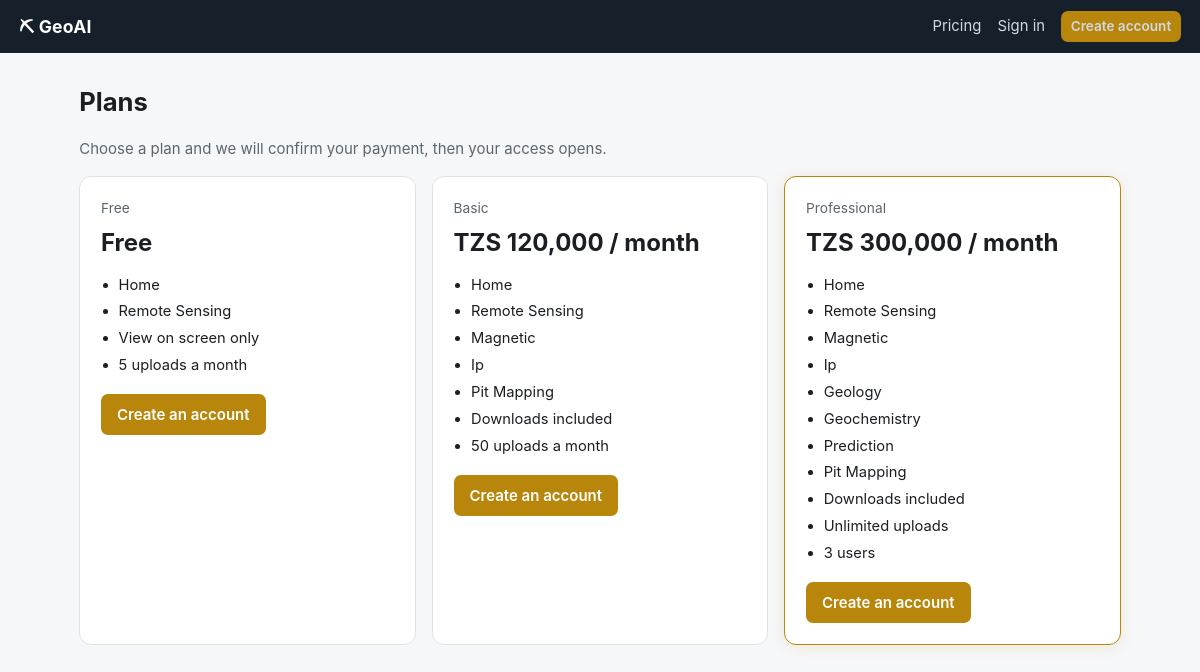
/pricing, run on the app's committed database.
### portal/models.py (models this page shows, shortened)
class Plan(db.Model):
    __tablename__ = "plans"
    id = db.Column(db.Integer, primary_key=True)
    code = db.Column(db.String(32), unique=True, nullable=False)        # free, basic, pro
    name = db.Column(db.String(80), nullable=False)
    price = db.Column(db.Float, nullable=False, default=0.0)
    currency = db.Column(db.String(8), nullable=False, default="TZS")
    period_days = db.Column(db.Integer, nullable=False, default=30)
    sections = db.Column(db.Text, nullable=False, default="")           # comma-separated keys of SECTIONS
    can_download = db.Column(db.Boolean, nullable=False, default=False)
    max_uploads_per_month = db.Column(db.Integer, nullable=False, default=0)   # 0 = no limit
    seats = db.Column(db.Integer, nullable=False, default=1)
    is_public = db.Column(db.Boolean, nullable=False, default=True)     # shown on the pricing page
    sort = db.Column(db.Integer, nullable=False, default=0)
    @property
    def section_list(self):
        return [s for s in (self.sections or "").split(",") if s]
    @property
    def price_label(self):
        if self.price <= 0:
            return "Free"
        per = {30: "month", 31: "month", 90: "quarter", 365: "year"}.get(self.period_days,
                                                                         f"{self.period_days} days")
        return f"{self.currency} {self.price:,.0f} / {per}"

### portal/billing.py (the view)
@bp.route("/pricing")
def pricing():
    plans = Plan.query.filter_by(is_public=True).order_by(Plan.sort).all()
    return render_template("pricing.html", plans=plans, provider=current_app.config["PAYMENT_PROVIDER"])

### portal/templates/pricing.html (shortened to what this page needs)
{% extends "base.html" %}
{% block body %}
<h1>Plans</h1>
{% if provider == 'manual' %}
<p class="muted">Choose a plan and we will confirm your payment, then your access opens.</p>
{% endif %}
<div class="grid g3">
  {% for p in plans %}
  <div class="plan {% if p.code == 'pro' %}featured{% endif %}">
    <div class="small muted">{{ p.name }}</div>
    <div class="price">{{ p.price_label }}</div>
    <ul>
      {% for s in p.section_list %}<li>{{ s.replace('-', ' ')|title }}</li>{% endfor %}
      <li>{{ 'Downloads included' if p.can_download else 'View on screen only' }}</li>
      <li>{{ p.max_uploads_per_month ~ ' uploads a month' if p.max_uploads_per_month else 'Unlimited uploads' }}</li>
      {% if p.seats > 1 %}<li>{{ p.seats }} users</li>{% endif %}
    </ul>
    {% if current_user.is_authenticated %}
      {% if p.price > 0 %}<a class="btn" href="{{ url_for('billing.subscribe', code=p.code) }}">Choose {{ p.name }}</a>
      {% else %}<span class="tag no">Included with every account</span>{% endif %}
    {% else %}
      <a class="btn" href="{{ url_for('auth.register') }}">Create an account</a>
    {% endif %}
  </div>
  {% endfor %}
</div>
{% endblock %}

### portal/static/style.css (style rules this page uses)
:root { --ink:#1b1f23; --muted:#5b6670; --line:#dfe3e8; --bg:#f6f7f9; --card:#fff; --gold:#b8860b; --gold-dark:#8a6508; --ok:#1e7d44; --ok2:#176b3a; --err:#b3261e; --warn:#8a6508; }
* { box-sizing:border-box }
body { margin:0;font:15px/1.55 -apple-system,BlinkMacSystemFont,"Segoe UI",Roboto,Helvetica,Arial,sans-serif; color:var(--ink);background:var(--bg) }
a { color:var(--gold-dark) }
h1 { font-size:1.6rem;margin:.2rem 0 1rem }
.grid { display:grid;gap:1rem }
.g3 { grid-template-columns:repeat(auto-fit,minmax(220px,1fr)) }
.btn { display:inline-block;background:var(--gold);color:#fff;border:0;border-radius:7px;padding:.55rem 1rem; font:inherit;font-weight:600;cursor:pointer;text-decoration:none }
.muted { color:var(--muted) }
.small { font-size:.86rem }
.plan { background:var(--card);border:1px solid var(--line);border-radius:12px;padding:1.3rem }
.plan.featured { border-color:var(--gold);box-shadow:0 2px 14px rgba(184,134,11,.14) }
.plan .price { font-size:1.5rem;font-weight:700;margin:.3rem 0 .8rem }
.plan ul { margin:.6rem 0 1.1rem;padding-left:1.1rem;font-size:.92rem }
.plan li { margin:.25rem 0 }

### data on the page
Plan: name "Free", price_label "Free", replace "Home" "Remote Sensing", can_download "View on screen only", max_uploads_per_month "5 uploads a month"
Plan: name "Basic", price_label "TZS 120,000 / month", replace "Home" "Remote Sensing" "Magnetic" "Ip" "Pit Mapping", can_download "Downloads included", max_uploads_per_month "50 uploads a month"
Plan: name "Professional", price_label "TZS 300,000 / month", replace "Home" "Remote Sensing" "Magnetic" "Ip" "Geology" "Geochemistry" "Prediction" "Pit Mapping", can_download "Downloads included", max_uploads_per_month "Unlimited uploads", seats "3"

### other printed values
{{ BRAND }} "GeoAI"
